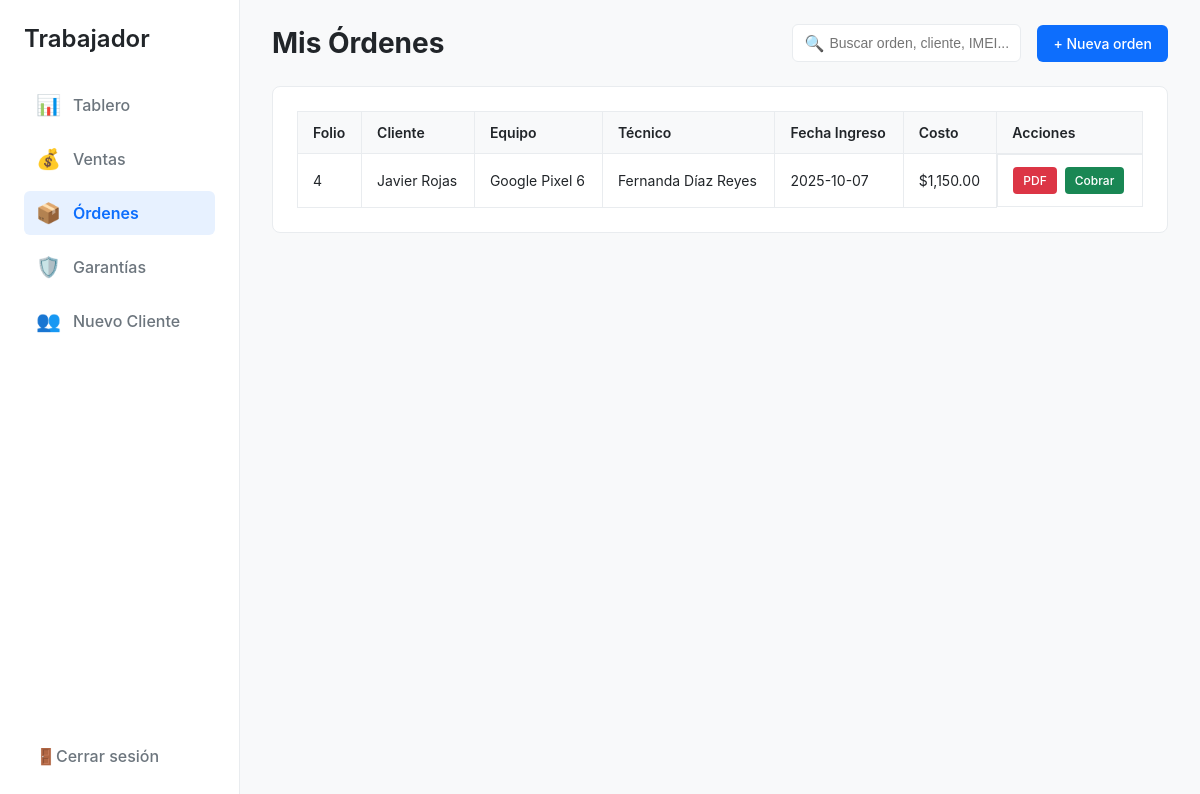
/common/ordenes.php (signed in), run on an earlier commit of the app's database.
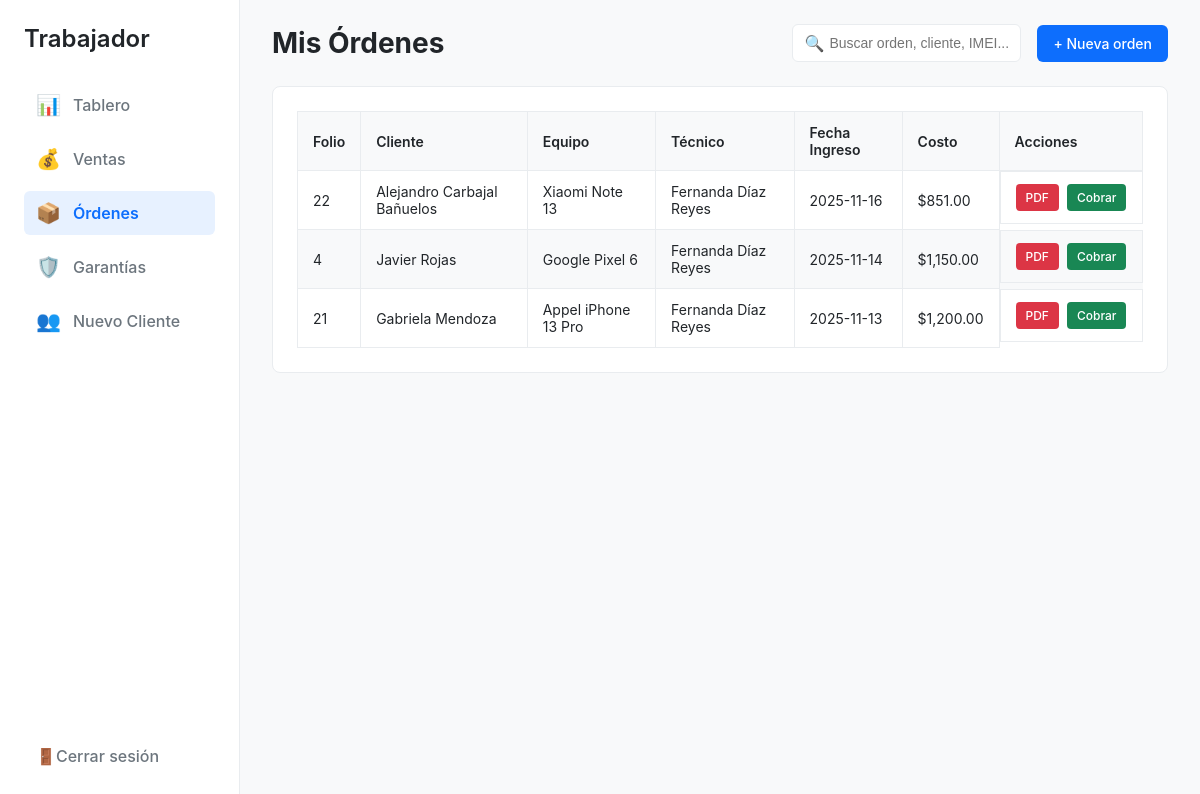
And on a later commit of the database.
### tables this page shows
CREATE TABLE `reparacion` (
  `id_reparacion` int(11) NOT NULL,
  `id_equipo` int(11) NOT NULL,
  `id_trabajador` int(11) NOT NULL,
  `fecha_ingreso` date NOT NULL,
  `fecha_terminado` date NOT NULL,
  `costo` decimal(10,0) NOT NULL
);

CREATE TABLE `cliente` (
  `id_cliente` int(11) NOT NULL,
  `nombre` varchar(100) NOT NULL,
  `apellido` varchar(100) NOT NULL,
  `telefono` varchar(15) NOT NULL,
  `correo` varchar(100) NOT NULL,
  `direccion` varchar(100) NOT NULL,
  `num_direccion` varchar(10) NOT NULL,
  `id_empresa` int(10) NOT NULL
);

CREATE TABLE `equipo` (
  `id_equipo` int(11) NOT NULL,
  `id_cliente` int(11) NOT NULL,
  `marca` varchar(100) NOT NULL,
  `modelo` varchar(100) NOT NULL,
  `observaciones` varchar(100) NOT NULL,
  `fecha` date NOT NULL
);

CREATE TABLE `trabajador` (
  `id_trabajador` int(11) NOT NULL,
  `contrasena` varchar(20) NOT NULL,
  `nombre` varchar(100) NOT NULL,
  `apellido` varchar(100) NOT NULL,
  `telefono` varchar(15) NOT NULL,
  `correo` varchar(100) NOT NULL,
  `direccion` varchar(100) NOT NULL,
  `num_direccion` varchar(10) NOT NULL,
  `especialidad` varchar(100) NOT NULL,
  `rol` enum('admin','trabajador') NOT NULL DEFAULT 'trabajador',
  `id_empresa` int(11) NOT NULL
);

### html/common/ordenes.php (the view, shortened to what the changed rows need)
<?php
$user_rol = $_SESSION['user_rol'];
$id_trabajador_actual = $_SESSION['user_id'];
require '../config/conexion.php';
try {
    $sql_base = "SELECT
                r.id_reparacion,
                r.fecha_ingreso,
                r.fecha_terminado,
                r.costo,
                c.nombre AS cliente_nombre,
                c.apellido AS cliente_apellido,
                e.marca,
                e.modelo,
                t.nombre AS tecnico_nombre,
                t.apellido AS tecnico_apellido
            FROM reparacion AS r
            JOIN equipo AS e ON r.id_equipo = e.id_equipo
            JOIN cliente AS c ON e.id_cliente = c.id_cliente
            JOIN trabajador AS t ON r.id_trabajador = t.id_trabajador";
    $params = [];
    if ($user_rol === 'trabajador') {
        $sql_base .= " WHERE r.id_trabajador = ?";
        $params[] = $id_trabajador_actual;
    }
    $sql_base .= " ORDER BY r.fecha_ingreso DESC";
    $stmt_ordenes = $pdo->prepare($sql_base);
    $stmt_ordenes->execute($params);
    $ordenes = $stmt_ordenes->fetchAll(PDO::FETCH_ASSOC);
} catch (\PDOException $e) {
    echo "Error al consultar la base de datos: " . $e->getMessage();
    die();
}
?>
<!DOCTYPE html>
<html lang="es">
<head>
</head>
<body>
    <main class="main-content">
        <header class="main-header">
            <h1><?php echo ($user_rol == 'admin') ? 'Historial de Órdenes' : 'Mis Órdenes'; ?></h1>
        </header>
        <section class="ordenes-content">
            <div class="card">
                <table class="data-table">
                    <thead>
                        <tr>
                            <th>Folio</th>
                            <th>Cliente</th>
                            <th>Equipo</th>
                            <th>Técnico</th>
                            <th>Fecha Ingreso</th>
                            <th>Costo</th>
                            <th>Acciones</th>
                        </tr>
                    </thead>
                    <tbody>
                        <?php if (empty($ordenes)): ?>
                            <tr>
                                <td colspan="7" style="text-align: center;">No se encontraron órdenes de reparación.</td>
                            </tr>
                        <?php else: ?>
                            <?php foreach ($ordenes as $orden): ?>
                                <tr>
                                    <td><?php echo htmlspecialchars($orden['id_reparacion']); ?></td>
                                    <td><?php echo htmlspecialchars($orden['cliente_nombre'] . ' ' . $orden['cliente_apellido']); ?></td>
                                    <td><?php echo htmlspecialchars($orden['marca'] . ' ' . $orden['modelo']); ?></td>
                                    <td><?php echo htmlspecialchars($orden['tecnico_nombre'] . ' ' . $orden['tecnico_apellido']); ?></td>
                                    <td><?php echo htmlspecialchars($orden['fecha_ingreso']); ?></td>
                                    <td>$<?php echo number_format($orden['costo'], 2); ?></td>
                                    <td class="acciones-cell">
                                        <a href="../common/generar_factura.php?id=<?php echo $orden['id_reparacion']; ?>" class="btn-pdf" target="_blank">PDF</a>
                                        <a href="../controllers/registrar_pago_y_garantia.php?reparacion_id=<?php echo $orden['id_reparacion']; ?>" class="btn-cobrar">Cobrar</a>
                                    </td>
                                </tr>
                            <?php endforeach; ?>
                        <?php endif; ?>
                    </tbody>
                </table>
            </div>
        </section>
    </main>
</body>
</html>

What changed in the data, as far as the page shows it:
added reparacion: id_reparacion "22", cliente.nombre+apellido "Alejandro Carbajal Bañuelos", id_equipo.modelo "Xiaomi Note 13", id_trabajador.apellido "Fernanda Díaz Reyes", fecha_ingreso "2025-11-16", costo "851.00"
changed reparacion "Javier Rojas": fecha_ingreso "2025-10-07" → "2025-11-14"
added reparacion: id_reparacion "21", cliente.nombre+apellido "Gabriela Mendoza", id_equipo.modelo "Appel iPhone 13 Pro", id_trabajador.apellido "Fernanda Díaz Reyes", fecha_ingreso "2025-11-13", costo "1,200.00"
